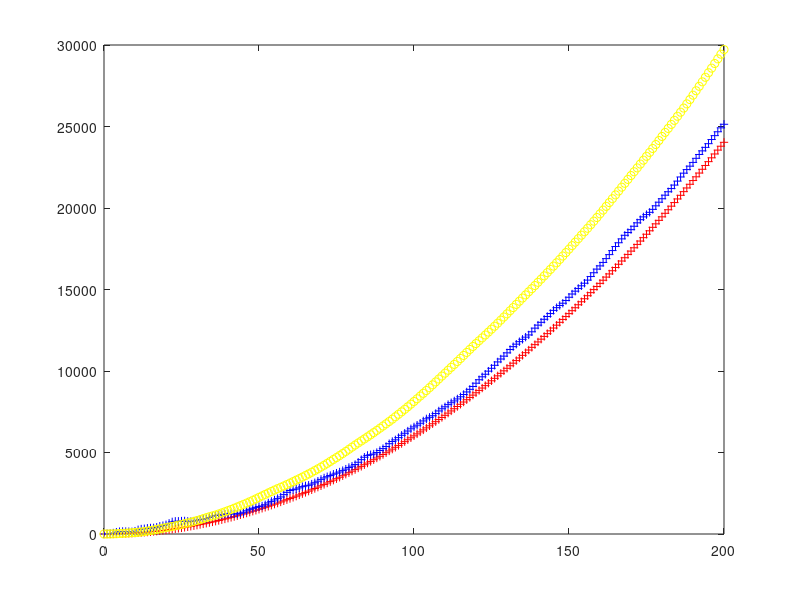
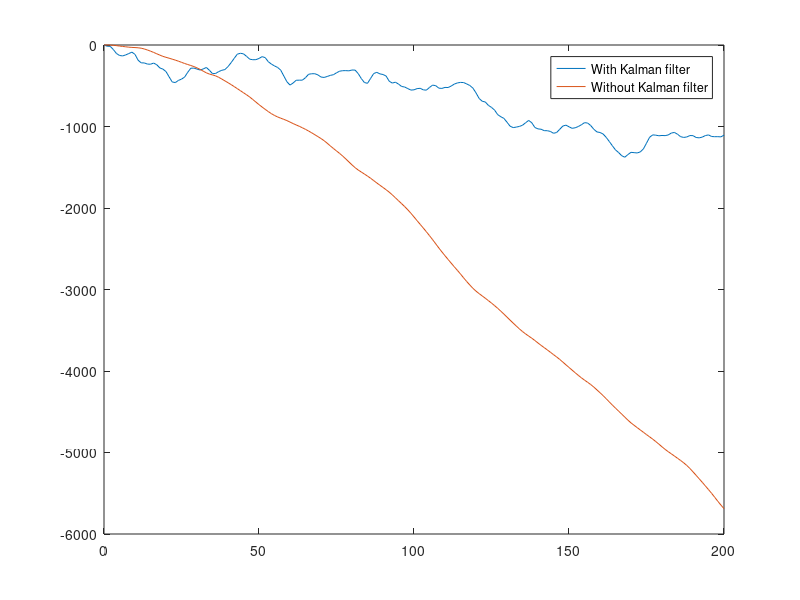

Source code (MATLAB) for these figures, in order:
clear, clc

sigma_accel = 0.1; % m/s^2
accel_mean = 1.2; % m/s^2

tstep = 1;
times = 0:tstep:200;
accel = accel_mean * ones([length(times), 1]) + sigma_accel * randn([length(times), 1]);
velocities = zeros([length(times), 1]);
altitudes = zeros([length(times), 1]);

for i=2:length(altitudes)
    velocities(i) = velocities(i - 1) + tstep * (accel(i) + accel(i - 1)) / 2;
	altitudes(i) = altitudes(i - 1) + tstep * (velocities(i) + velocities(i - 1)) / 2;
end

% Standard deviation of velocity and position measurements from the true values
sigma_vel = 50.0; % m
sigma_accel = 3.0; % m/s

vel_measurements = velocities + sigma_vel * randn([length(velocities), 1]);
accel_measurements = accel + sigma_accel * randn([length(velocities), 1]) + 0.01;
alt_predictions = zeros([length(times), 2]);
vel_predictions = zeros([length(times), 1]);

xk = [0; 0]; % Initial altitude and velocity
Pk = [sigma_vel^2 0; 0 sigma_accel^2]; % Initial covariance matrix

result = zeros([length(times), 2]);
result(1, :) = xk';

Rk = [1 0; 0 1];

Hk = [1 0; 0 1];

for i=1:length(times)
	% Predict
	Fk = [1 tstep; 0 1];
	xkhat = Fk * xk;
	Qk = [1 0; 0 0.1];
	Pk = Fk * Pk * Fk' + Qk;

	% Update
	zk = [vel_measurements(i); accel_measurements(i)];
	K = Pk * Hk' * (Hk * Pk * Hk' + Rk)^-1;
	xk = xkhat + K * (zk - Hk * xkhat);
	Pk = Pk - K * Hk * Pk;

	% Store
	result(i, :) = xk';
    if i > 1
        alt_predictions(i, 1) = alt_predictions(i - 1, 1) + (result(i, 1) + result(i - 1, 1)) * tstep / 2;
        vel_predictions(i) = vel_predictions(i - 1) + (accel_measurements(i) + accel_measurements(i - 1)) * tstep / 2;
        alt_predictions(i, 2) = alt_predictions(i - 1, 2) + (vel_predictions(i) + vel_predictions(i - 1)) * tstep / 2;
    end
end

figure()
plot(times, altitudes, 'r+', times, alt_predictions(:, 1), 'b+', times, alt_predictions(:, 2), 'yo');

figure()
plot(times, altitudes - alt_predictions(:, 1), times, altitudes - alt_predictions(:, 2));
legend('With Kalman filter', 'Without Kalman filter');

errors = zeros([length(times), 2]);
errors(:, 1) = altitudes - result(:, 1); % Altitude errors
errors(:, 2) = velocities - result(:, 2); % Velocity errors

avg_err = mean(abs(altitudes - result(:, 1)))
avg_vel_error = mean(abs(velocities - result(:, 2)))

std_dev_pos = std(errors(:, 1))
std_dev_vel = std(errors(:, 2))
std_dev_accel = std(abs(result(:, 2) - accel))

%quit
